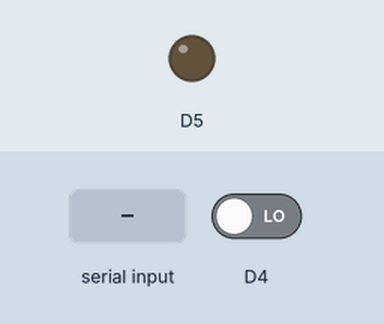
Simulated run of this sketch. Board: ESP8266 (NodeMCU). Shown: output pins drawn as LEDs (lit = HIGH). Inputs (shaded band) come from the test bench; at power-on: D4 LOW. What the sketch prints to the serial monitor is not drawn.

Above: at 1.2 s.
1.3 s: "90,45\n" received over Serial
At 3.3 s:
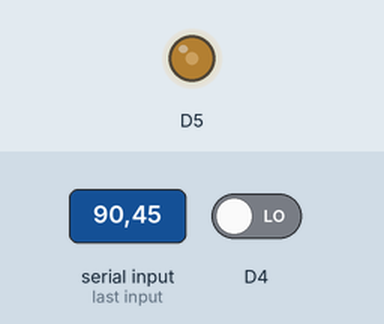
3.8 s: "30,150\n" received over Serial
At 6.0 s:
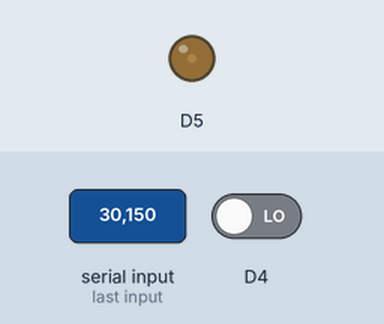
6.3 s: "200\n" received over Serial
At 8.0 s:
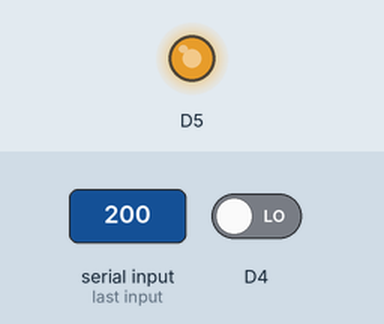
8.8 s: "90\n" received over Serial
At 11.2 s:
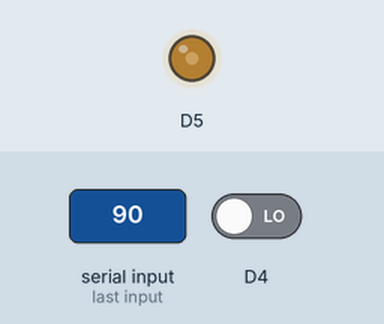
Timing chart, 0 to 12.3 s (numbered marks = the images above; inputs shaded):
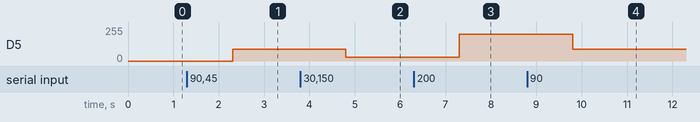

Measured:
- after the input at 1.3 s, D5: 0/255 → 90/255 after 1.0 s
- after the input at 3.8 s, D5: 90/255 → 30/255 after 1.0 s
- after the input at 6.3 s, D5: 30/255 → 200/255 after 1.0 s
- after the input at 8.8 s, D5: 200/255 → 90/255 after 1.0 s

The sketch:

pwm.ino
```cpp
/*
 * simple code that sends PWM signal to pin D4 and pin D5 reads that signal.
 * open Serial plotter to see the wave and type a number between 0 to 255 to change the duty cycle.
 */
void setup() {
  // put your setup code here, to run once:
  pinMode(D4, INPUT);
  pinMode(D5, OUTPUT);
  Serial.begin(9600);

}
int a=0;
String read="";

void loop() {
  // put your main code here, to run repeatedly:
  if (Serial.available() > 0)
  {
    read = Serial.readString();
    a=read.toInt();
    analogWrite(D5, a);
  }
  int out=digitalRead(D4);
  Serial.print("out: ");
  Serial.println(out);
}
```
